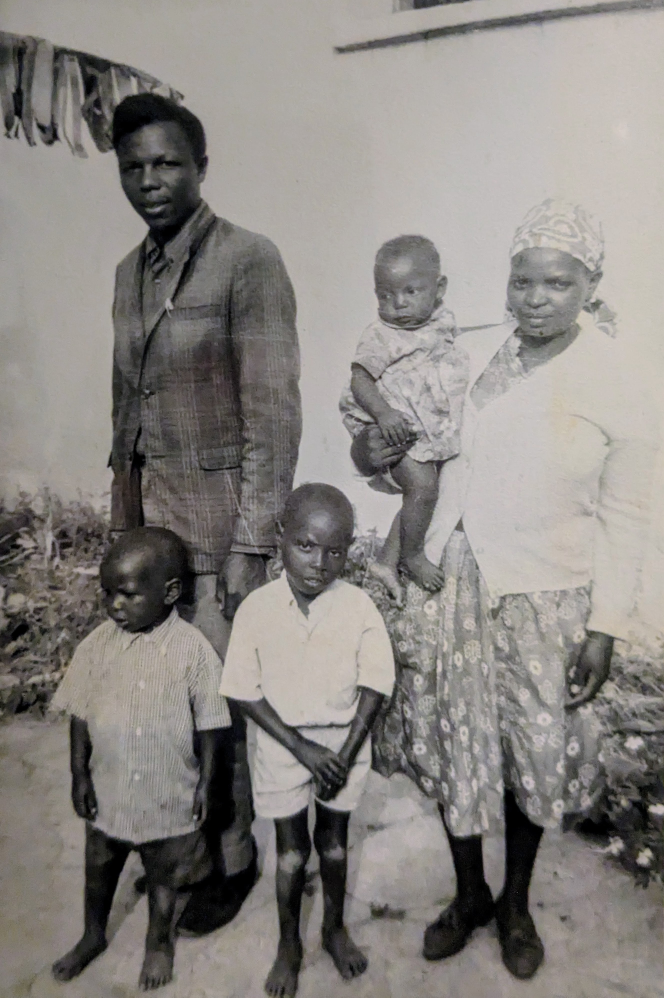
#> input picture assets/images/prologue/amos-family.jpg, 2656 x 3990 px (shown at 1/4 size); its folder holds only this picture in this run
$ python thumbnails.py
#> lines starting #> are read from the running program, lines starting #| are printed output that depends on the picture
source = "assets/images/prologue"
dest_small = source + "/small"
dest_medium = source + "/medium"

from PIL import Image
import os

files:list[str] = os.listdir(source)

def get_thumbnails(files):

    for dest in [dest_small, dest_medium]:
        if not os.path.exists(dest):
            os.makedirs(dest)

    for filename in files:
        if filename.endswith(".png") or filename.endswith(".jpg"):
            # Load just once, then successively scale down
            im=Image.open(os.path.join(source, filename))
#> im is the input picture: PIL image 2656x3990 RGB; mean R, G, B 136.5, 132.7, 129
            im = im.convert('RGB')
            im.thumbnail((640,640))
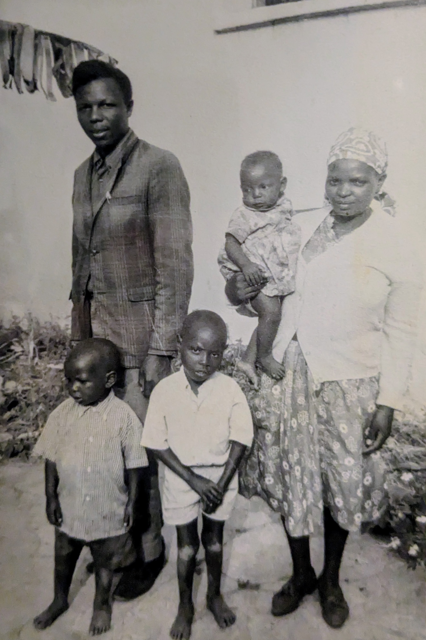
#> im: PIL image 426x640 RGB; mean R, G, B 136.4, 132.6, 128.9
            im.save(f"{dest_medium}/{filename}")
            im.thumbnail((140,140))
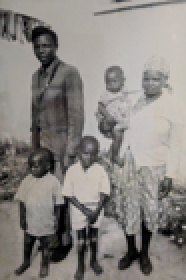
#> im: PIL image 93x140 RGB (shown 2 times larger); mean R, G, B 136.5, 132.7, 129
            im.save(f"{dest_small}/{filename}")


get_thumbnails(files)

$ run again, on assets/images/prologue/building-project.jpg
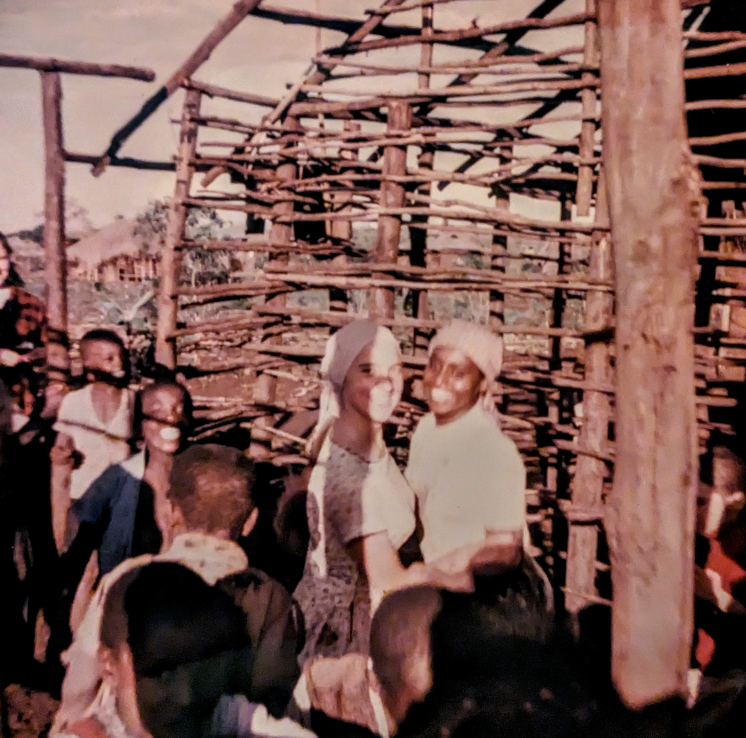
#> input picture assets/images/prologue/building-project.jpg, 2983 x 2952 px (shown at 1/4 size)
#> in get_thumbnails, im is the input picture: PIL image 2983x2952 RGB; mean R, G, B 122.1, 88.6, 82.1
#> in get_thumbnails, `im.thumbnail((640,640))`:
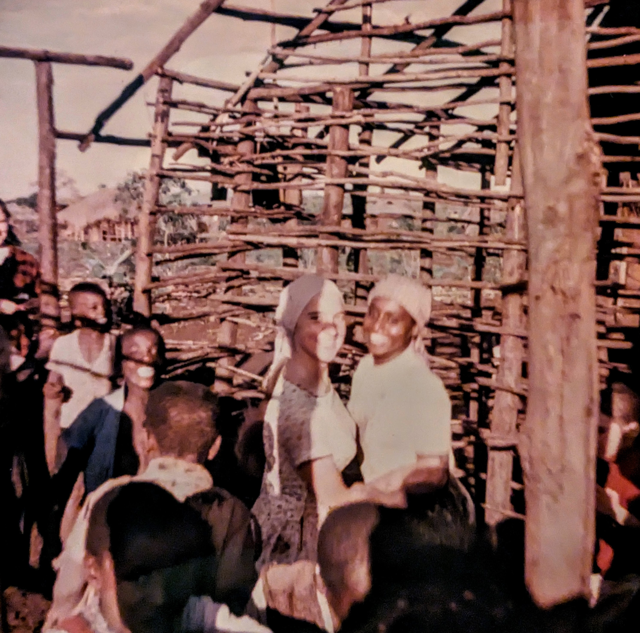
#> im: PIL image 640x633 RGB; mean R, G, B 122.2, 88.7, 82.2
#> in get_thumbnails, `im.thumbnail((140,140))`:
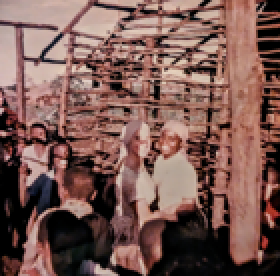
#> im: PIL image 140x138 RGB (shown 2 times larger); mean R, G, B 122.5, 88.9, 82.4

$ run again, on assets/images/prologue/building-project2.jpg
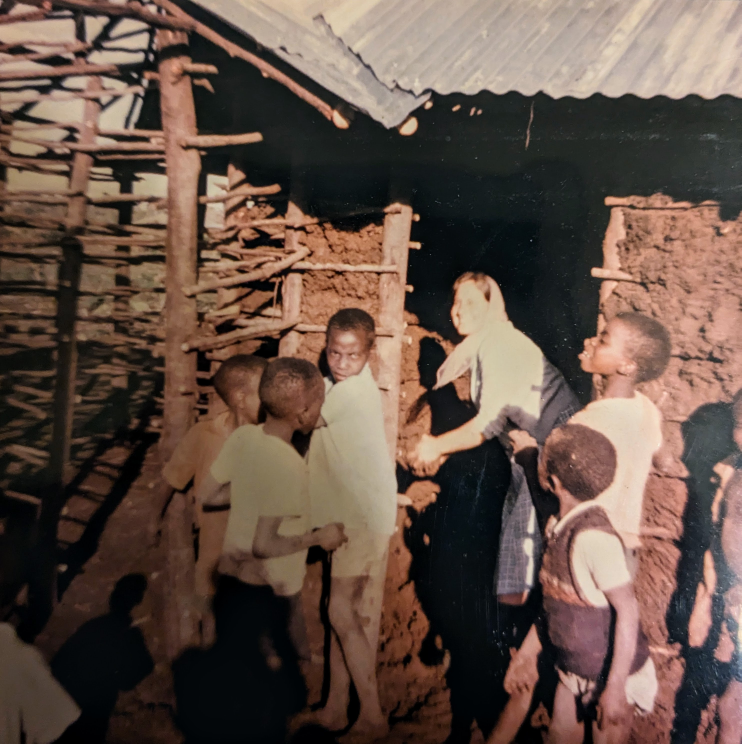
#> input picture assets/images/prologue/building-project2.jpg, 2965 x 2974 px (shown at 1/4 size)
#> in get_thumbnails, im is the input picture: PIL image 2965x2974 RGB; mean R, G, B 100.5, 81, 70.7
#> in get_thumbnails, `im.thumbnail((640,640))`:
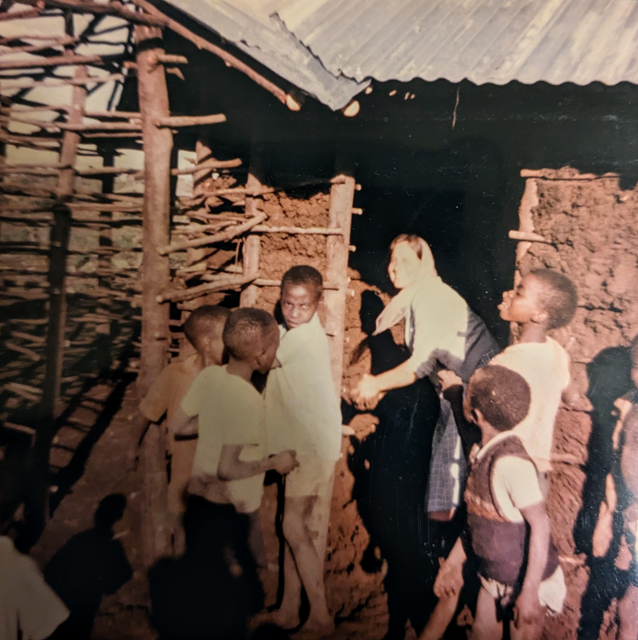
#> im: PIL image 638x640 RGB; mean R, G, B 100.6, 81.2, 70.8
#> in get_thumbnails, `im.thumbnail((140,140))`:
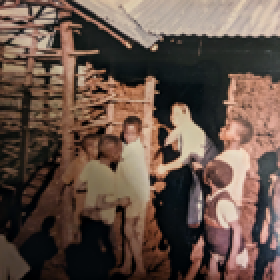
#> im: PIL image 140x140 RGB (shown 2 times larger); mean R, G, B 100.8, 81.3, 71

$ run again, on assets/images/prologue/church-meeting.jpg
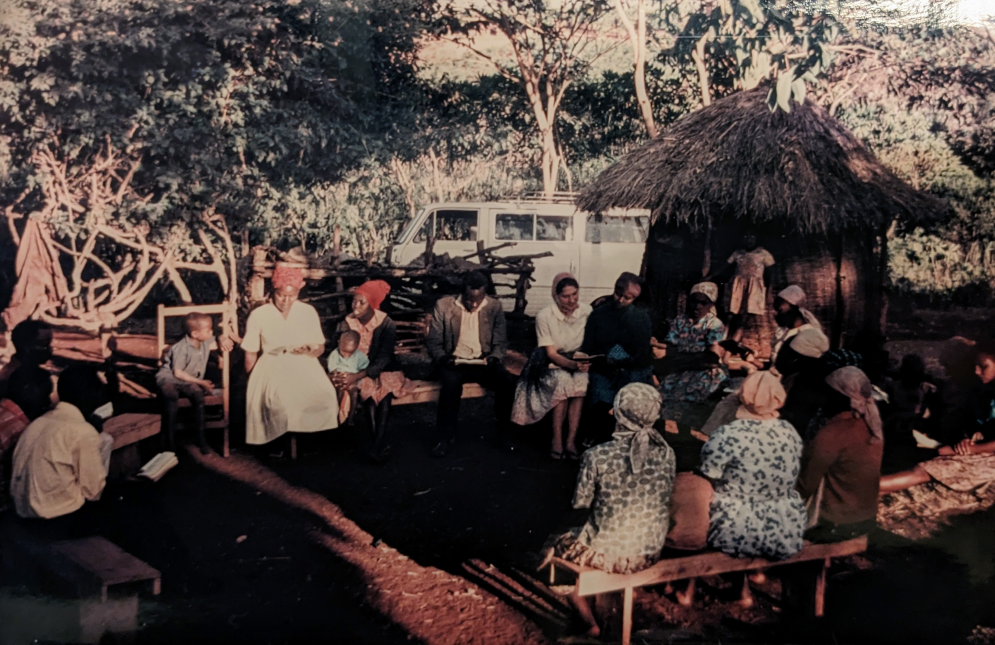
#> input picture assets/images/prologue/church-meeting.jpg, 3980 x 2578 px (shown at 1/4 size)
#> in get_thumbnails, im is the input picture: PIL image 3980x2578 RGB; mean R, G, B 74.5, 62.1, 58.6
#> in get_thumbnails, `im.thumbnail((640,640))`:
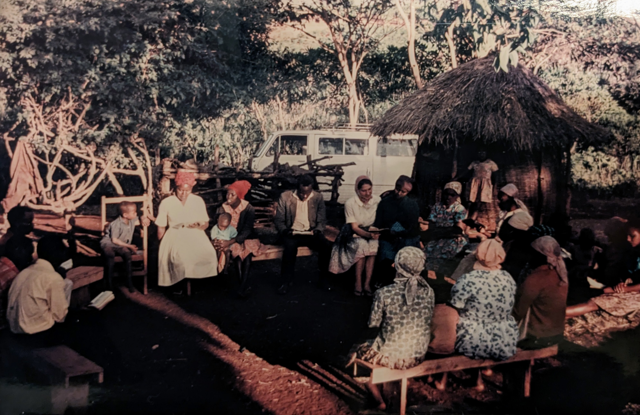
#> im: PIL image 640x415 RGB; mean R, G, B 74.5, 62, 58.5
#> in get_thumbnails, `im.thumbnail((140,140))`:
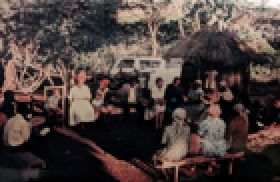
#> im: PIL image 140x91 RGB (shown 2 times larger); mean R, G, B 74.6, 62.2, 58.7

$ run again, on assets/images/prologue/baptism.jpg
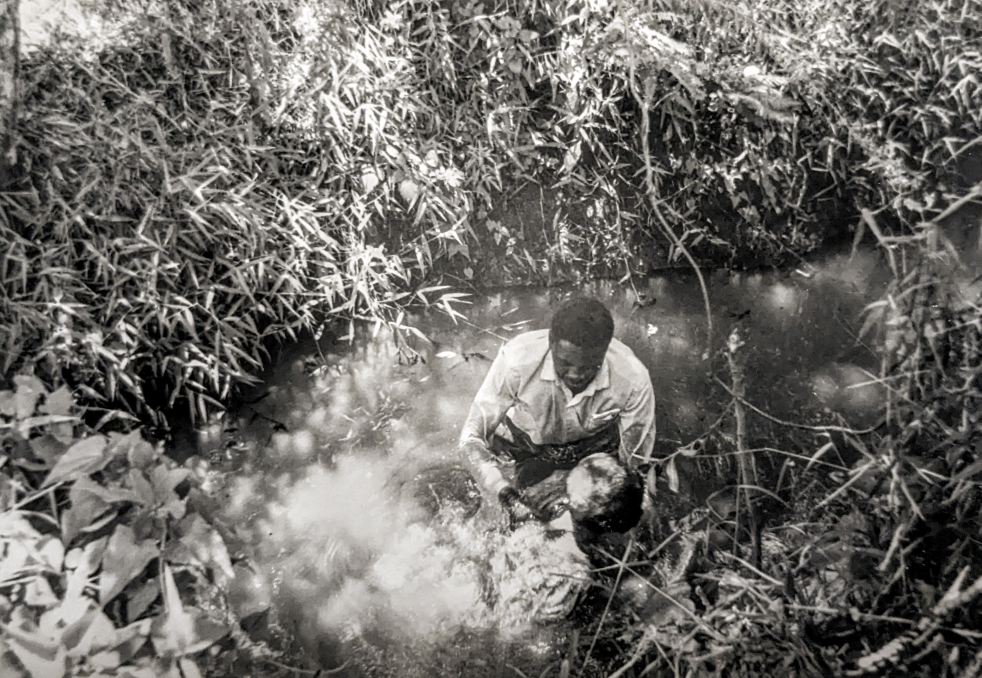
#> input picture assets/images/prologue/baptism.jpg, 3926 x 2712 px (shown at 1/4 size)
#> in get_thumbnails, im is the input picture: PIL image 3926x2712 RGB; mean R, G, B 109.7, 107.6, 103.7
#> in get_thumbnails, `im.thumbnail((640,640))`:
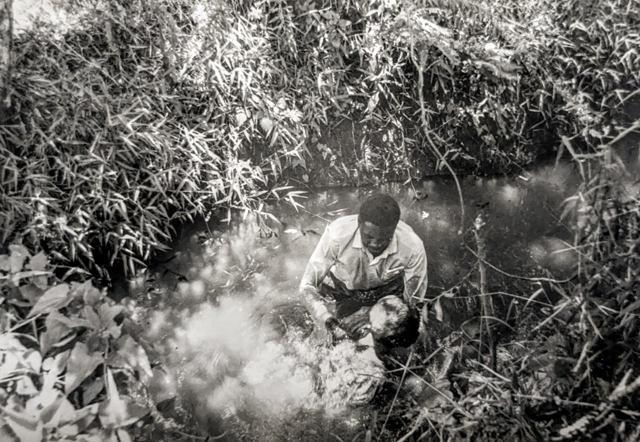
#> im: PIL image 640x442 RGB; mean R, G, B 109.5, 107.5, 103.6
#> in get_thumbnails, `im.thumbnail((140,140))`:
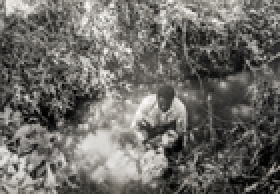
#> im: PIL image 140x97 RGB (shown 2 times larger); mean R, G, B 109.7, 107.6, 103.8
